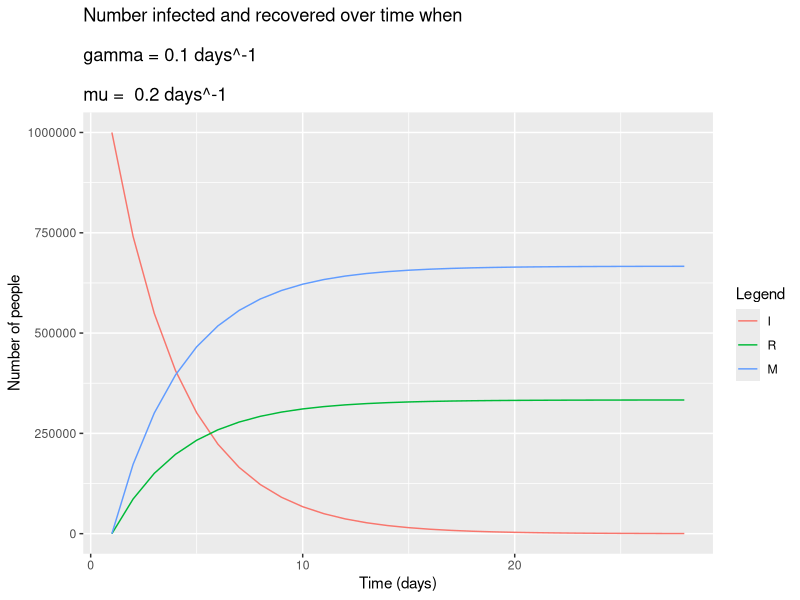

The R source for this figure:
# INFECTIOUS dISEASE MODELLING
# Module 1 e-tivity 2 - Simulating Competing Hazards

library(deSolve)  # solves the model
library(reshape2) # changes hte shape of the model output
library(ggplot2)  # plots

ini_state <- c(I = 10^6, R = 0, M = 0)
parameters <- c(gamma = 0.1,  mu = 0.2)

obs_period <- 4*7
times <- 1:obs_period

cohort_model <- function(times, state, parameters){
  
  with(as.list(c(state,parameters)),{
    dI <- -(mu+gamma)*I
    dR <- gamma*I
    dM <- mu*I
    
    return(list(c(dI,dR,dM)))
  })
}

output <- as.data.frame(ode(y = ini_state, 
                            times = times, 
                            func = cohort_model,
                            parms = parameters))

output_long <- melt(as.data.frame(output), id = "time")     

graf <- ggplot(data = output_long,   # specify object containing data to plot
       aes(x = time, 
           y = value, 
           colour = variable, 
           group = variable)) +       # assign columns to axes and groups
  geom_line() +                       # represent data as lines
  xlab("Time (days)")+                # add label for x axis
  ylab("Number of people") +          # add label for y axis
  labs(title = paste("Number infected and recovered over time when
  \ngamma =",parameters["gamma"],"days^-1
                     \nmu = ",parameters["mu"],"days^-1"),
       colour = "Legend")        # add legend title

# ggplot automatically adds the new compartment as a separate colour/group 
# because it is contained within the output dataframe
print(graf)
